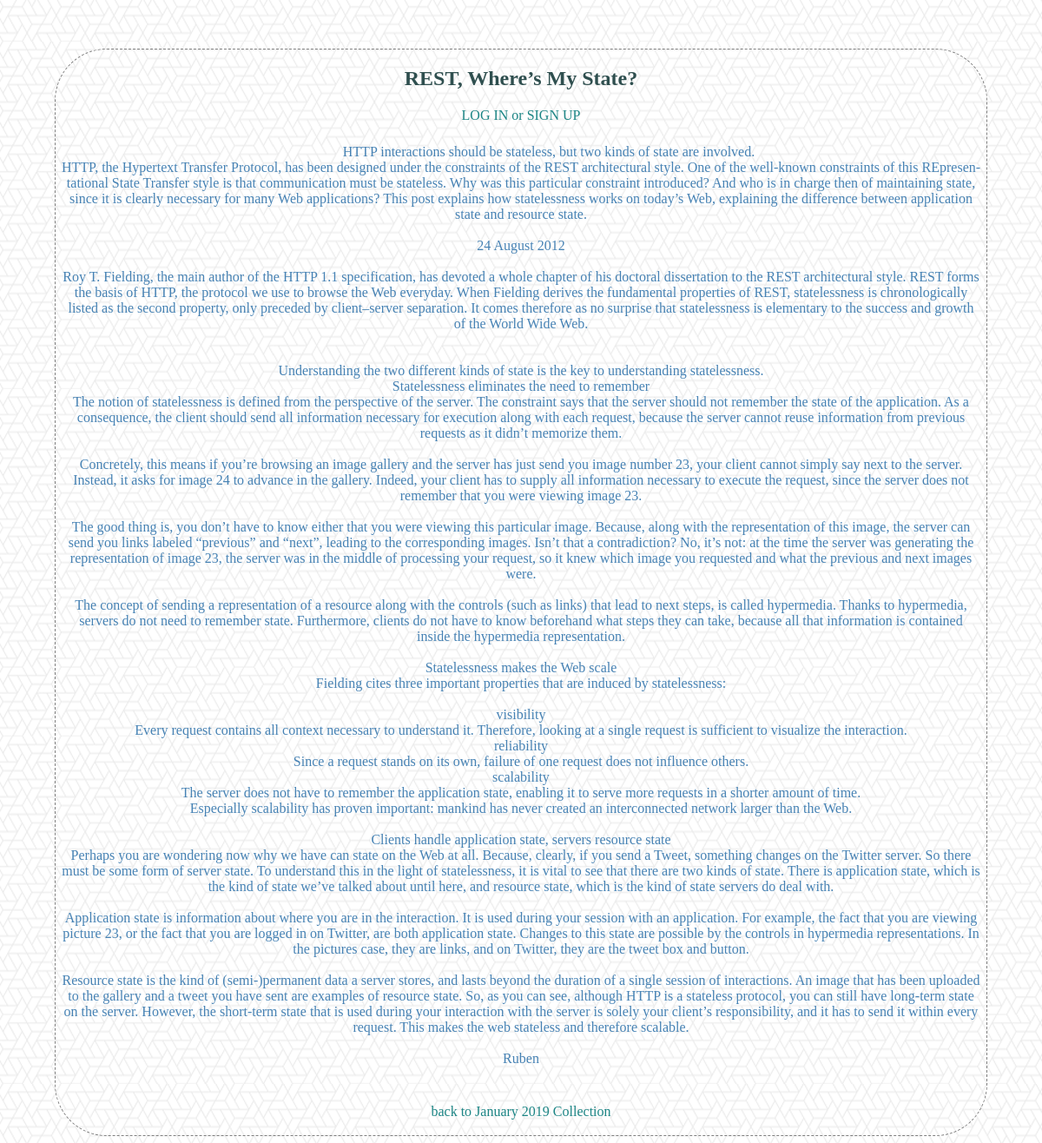
The app's page /collections/1/2/view with its own data.
### database_setup.py (models this page shows, shortened)
class ArticleCollection(Base):
    __tablename__ = 'article_item'
    name = Column(String(350), nullable=False)
    id = Column(Integer, primary_key=True)
    description = Column(String(250))
    date = Column(
        String(80),
        default=datetime.datetime.now().strftime("%y-%m-%d %H:%M:%S"))
    text = Column(Text())
    user_id = Column(Integer, ForeignKey('user.id'))
    user = relationship(User)
    collection_id = Column(Integer, ForeignKey('collection.id'))
    collection = relationship(Collection)

class Collection(Base):
    __tablename__ = 'collection'
    id = Column(Integer, primary_key=True)
    name = Column(String(80), nullable=False)
    user_id = Column(Integer, ForeignKey('user.id'))
    user = relationship(User)

### finalProject.py (the view, shortened to what this page needs)
@app.route(
    '/collections/<int:collection_id>/<int:article_id>/',
    methods=[
        'GET',
        'POST'])
@app.route(
    '/collections/<int:collection_id>/<int:article_id>/view',
    methods=[
        'GET',
        'POST'])
def viewArticle(collection_id, article_id):
    comments = session.query(Comments).filter_by(
                article_id=article_id).all()
    comj = json.dumps(comments)
    print comj
    item = session.query(ArticleCollection).filter_by(id=article_id).one()
    collection = session.query(Collection).filter_by(id=collection_id).one()
    loggeduser = False
    if 'name' in login_session:
        loggeduser = True
    if 'name' not in login_session or item.user_id != login_session['user_id']:
        return render_template(
            'publicArticle.html',
            collection_id=collection_id,
            coll=collection,
            article_id=article_id,
            art=item, logged=loggeduser)

### templates/publicArticle.html (shortened to what this page needs)
<!DOCTYPE html>
<html>
    <head>
        <link rel=stylesheet type=text/css href='{{url_for('static', filename='style.css')}}'>
    </head>
    <body>
        <div class="pane">
            <h2 class="header">{{art.name}}</h2>
            {% if logged != True %}
            <a class="link" href="{{url_for('showLogin')}}">LOG IN or SIGN UP</a>
            {% endif %}
            <p class="item article">
                {{art.text}}
            </p>
            <br>
            <a class="link" href="{{url_for('collectionList', collection_id=collection_id)}}">back to {{coll.name}} </a><br><br>
        </div>
    </body>
</html>

### static/style.css (style rules this page uses)
html { background-image: url('what-the-hex.png'); background-repeat: repeat; margin: 4vw; }
a { color: steelblue; text-decoration-line: none; }
.item { color: steelblue; }
.article { text-align: center; margin: 5pt; white-space: pre-wrap; }
.link { color: rgb(28, 133, 133); }
.header { color: darkslategray; text-transform: capitalize; }
.pane { border: dashed grey 1pt; border-radius: 5vw; text-align: center; display: block; block-size: inherit; height: 95%; margin: 5pt; }

### records on screen
ArticleCollection: name "REST, Where’s My State?", text "HTTP interactions should be stateless, but two kinds of state are involved. HTTP, the Hypertext Transfer Protocol, has been designed under the constraints of the REST architectural style. One of the well-known constraints of this REpresen­tational State Transfer style is that communication must be stateless. Why was this particular constraint introduced? And who is in charge then of maintaining state, since it is clearly necessary for many Web applications? This post explains how statelessness works on today’s Web, explaining the difference between application state and resource state. 24 August 2012 Roy T. Fielding, the main author of the HTTP 1.1 specification, has devoted a whole chapter…"
Collection: name "January 2019 Collection"
